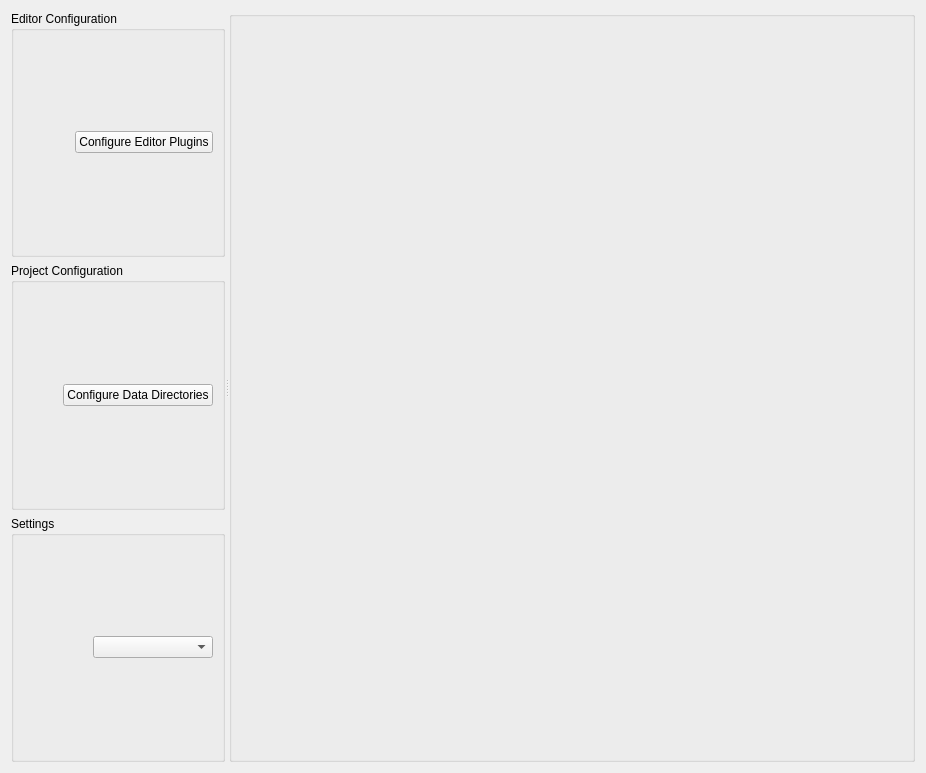
<?xml version="1.0" encoding="UTF-8"?>
<ui version="4.0">
 <class>SettingsTab</class>
 <widget class="QWidget" name="SettingsTab">
  <property name="geometry">
   <rect>
    <x>0</x>
    <y>0</y>
    <width>926</width>
    <height>773</height>
   </rect>
  </property>
  <property name="windowTitle">
   <string>Form</string>
  </property>
  <layout class="QVBoxLayout" name="verticalLayout_5">
   <item>
    <widget class="QSplitter" name="splitter">
     <property name="orientation">
      <enum>Qt::Horizontal</enum>
     </property>
     <property name="childrenCollapsible">
      <bool>false</bool>
     </property>
     <widget class="QWidget" name="layoutWidget">
      <layout class="QVBoxLayout" name="verticalLayout_3">
       <item>
        <widget class="QGroupBox" name="GroupEditor">
         <property name="sizePolicy">
          <sizepolicy hsizetype="Preferred" vsizetype="Preferred">
           <horstretch>1</horstretch>
           <verstretch>0</verstretch>
          </sizepolicy>
         </property>
         <property name="title">
          <string>Editor Configuration</string>
         </property>
         <layout class="QVBoxLayout" name="verticalLayout_2">
          <item>
           <layout class="QHBoxLayout" name="horizontalLayout_4">
            <item>
             <spacer name="horizontalSpacer">
              <property name="orientation">
               <enum>Qt::Horizontal</enum>
              </property>
              <property name="sizeHint" stdset="0">
               <size>
                <width>40</width>
                <height>20</height>
               </size>
              </property>
             </spacer>
            </item>
            <item>
             <widget class="QPushButton" name="ButtonPluginConfig">
              <property name="text">
               <string>Configure Editor Plugins</string>
              </property>
             </widget>
            </item>
           </layout>
          </item>
         </layout>
        </widget>
       </item>
       <item>
        <widget class="QGroupBox" name="GroupProject">
         <property name="title">
          <string>Project Configuration</string>
         </property>
         <layout class="QVBoxLayout" name="verticalLayout_4">
          <item>
           <layout class="QHBoxLayout" name="horizontalLayout_6">
            <item>
             <spacer name="horizontalSpacer_5">
              <property name="orientation">
               <enum>Qt::Horizontal</enum>
              </property>
              <property name="sizeHint" stdset="0">
               <size>
                <width>40</width>
                <height>20</height>
               </size>
              </property>
             </spacer>
            </item>
            <item>
             <widget class="QPushButton" name="ButtonDataDirConfig">
              <property name="text">
               <string>Configure Data Directories</string>
              </property>
             </widget>
            </item>
           </layout>
          </item>
         </layout>
        </widget>
       </item>
       <item>
        <widget class="QGroupBox" name="GroupSettings">
         <property name="sizePolicy">
          <sizepolicy hsizetype="Preferred" vsizetype="Preferred">
           <horstretch>1</horstretch>
           <verstretch>0</verstretch>
          </sizepolicy>
         </property>
         <property name="title">
          <string>Settings</string>
         </property>
         <layout class="QVBoxLayout" name="verticalLayout">
          <item>
           <layout class="QHBoxLayout" name="horizontalLayout">
            <item>
             <spacer name="horizontalSpacer_4">
              <property name="orientation">
               <enum>Qt::Horizontal</enum>
              </property>
              <property name="sizeHint" stdset="0">
               <size>
                <width>40</width>
                <height>20</height>
               </size>
              </property>
             </spacer>
            </item>
            <item>
             <widget class="QComboBox" name="ComboSettingsDomain">
              <property name="minimumSize">
               <size>
                <width>120</width>
                <height>0</height>
               </size>
              </property>
              <property name="maxVisibleItems">
               <number>20</number>
              </property>
             </widget>
            </item>
           </layout>
          </item>
         </layout>
        </widget>
       </item>
      </layout>
     </widget>
     <widget class="QGroupBox" name="groupBox">
      <property name="sizePolicy">
       <sizepolicy hsizetype="Preferred" vsizetype="Preferred">
        <horstretch>1</horstretch>
        <verstretch>0</verstretch>
       </sizepolicy>
      </property>
      <property name="title">
       <string/>
      </property>
      <layout class="QHBoxLayout" name="horizontalLayout_5" stretch="0">
       <item>
        <widget class="ezAssetBrowserWidget" name="AssetBrowserWidget" native="true"/>
       </item>
      </layout>
     </widget>
    </widget>
   </item>
  </layout>
 </widget>
 <customwidgets>
  <customwidget>
   <class>ezAssetBrowserWidget</class>
   <extends>QWidget</extends>
   <header location="global">EditorFramework/Assets/AssetBrowserWidget.moc.h</header>
   <container>1</container>
  </customwidget>
 </customwidgets>
 <resources/>
 <connections/>
</ui>
